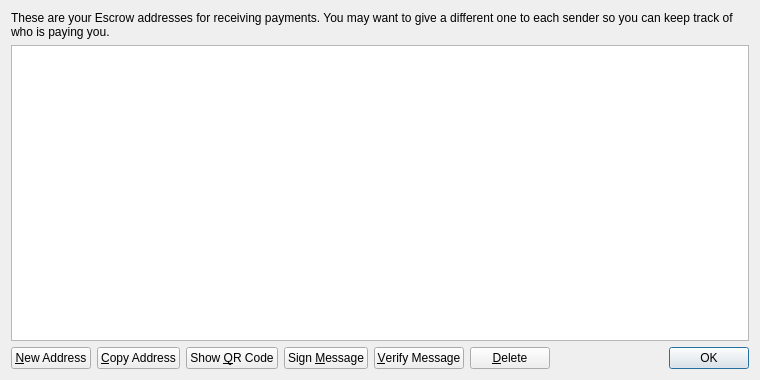
<?xml version="1.0" encoding="UTF-8"?>
<ui version="4.0">
 <class>AddressBookPage</class>
 <widget class="QWidget" name="AddressBookPage">
  <property name="geometry">
   <rect>
    <x>0</x>
    <y>0</y>
    <width>760</width>
    <height>380</height>
   </rect>
  </property>
  <property name="windowTitle">
   <string>Address Book</string>
  </property>
  <layout class="QVBoxLayout" name="verticalLayout">
   <item>
    <widget class="QLabel" name="labelExplanation">
     <property name="text">
      <string>These are your Escrow addresses for receiving payments. You may want to give a different one to each sender so you can keep track of who is paying you.</string>
     </property>
     <property name="textFormat">
      <enum>Qt::PlainText</enum>
     </property>
     <property name="wordWrap">
      <bool>true</bool>
     </property>
    </widget>
   </item>
   <item>
    <widget class="QTableView" name="tableView">
     <property name="contextMenuPolicy">
      <enum>Qt::CustomContextMenu</enum>
     </property>
     <property name="toolTip">
      <string>Double-click to edit address or label</string>
     </property>
     <property name="tabKeyNavigation">
      <bool>false</bool>
     </property>
     <property name="selectionMode">
      <enum>QAbstractItemView::SingleSelection</enum>
     </property>
     <property name="selectionBehavior">
      <enum>QAbstractItemView::SelectRows</enum>
     </property>
     <property name="sortingEnabled">
      <bool>true</bool>
     </property>
     <attribute name="verticalHeaderVisible">
      <bool>false</bool>
     </attribute>
    </widget>
   </item>
   <item>
    <layout class="QHBoxLayout" name="horizontalLayout">
     <item>
      <widget class="QPushButton" name="newAddressButton">
       <property name="toolTip">
        <string>Create a new address</string>
       </property>
       <property name="text">
        <string>&amp;New Address</string>
       </property>
      </widget>
     </item>
     <item>
      <widget class="QPushButton" name="copyToClipboard">
       <property name="toolTip">
        <string>Copy the currently selected address to the system clipboard</string>
       </property>
       <property name="text">
        <string>&amp;Copy Address</string>
       </property>
      </widget>
     </item>
     <item>
      <widget class="QPushButton" name="showQRCode">
       <property name="text">
        <string>Show &amp;QR Code</string>
       </property>
      </widget>
     </item>
     <item>
      <widget class="QPushButton" name="signMessage">
       <property name="toolTip">
        <string>Sign a message to prove you own a Escrow address</string>
       </property>
       <property name="text">
        <string>Sign &amp;Message</string>
       </property>
      </widget>
     </item>
     <item>
      <widget class="QPushButton" name="verifyMessage">
       <property name="toolTip">
        <string>Verify a message to ensure it was signed with a specified Escrow address</string>
       </property>
       <property name="text">
        <string>&amp;Verify Message</string>
       </property>
      </widget>
     </item>
     <item>
      <widget class="QPushButton" name="deleteButton">
       <property name="toolTip">
        <string>Delete the currently selected address from the list</string>
       </property>
       <property name="text">
        <string>&amp;Delete</string>
       </property>
      </widget>
     </item>
     <item>
      <spacer name="horizontalSpacer">
       <property name="orientation">
        <enum>Qt::Horizontal</enum>
       </property>
       <property name="sizeHint" stdset="0">
        <size>
         <width>40</width>
         <height>20</height>
        </size>
       </property>
      </spacer>
     </item>
     <item>
      <widget class="QDialogButtonBox" name="buttonBox">
       <property name="sizePolicy">
        <sizepolicy hsizetype="Maximum" vsizetype="Fixed">
         <horstretch>0</horstretch>
         <verstretch>0</verstretch>
        </sizepolicy>
       </property>
       <property name="standardButtons">
        <set>QDialogButtonBox::Ok</set>
       </property>
      </widget>
     </item>
    </layout>
   </item>
  </layout>
 </widget>
 <resources>
  <include location="../bitcoin.qrc"/>
 </resources>
 <connections/>
</ui>
